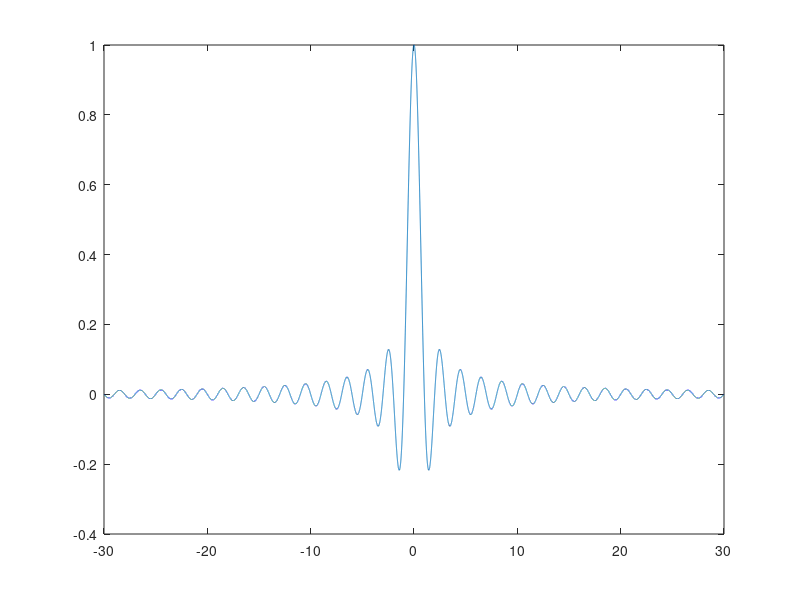
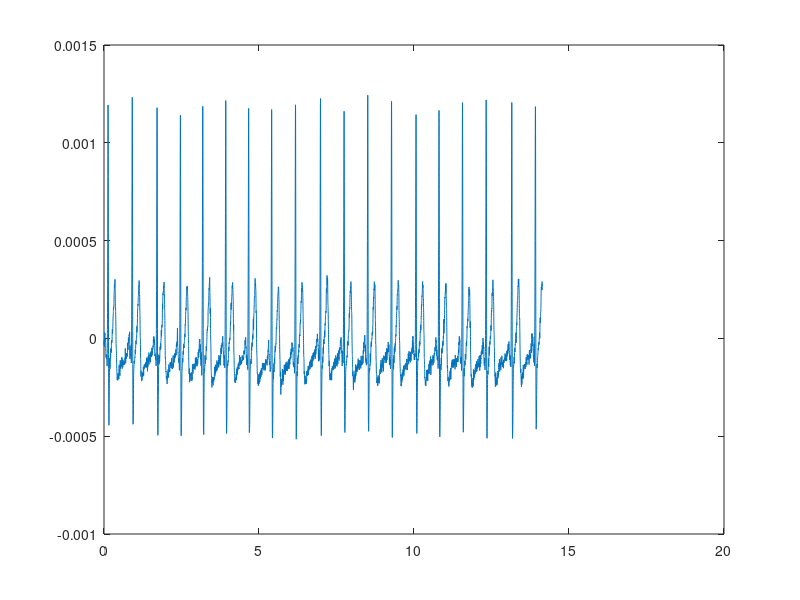

These figures' MATLAB source, in order:
% % Pset #3 2025
% 
% We first want to create a sample signal (we’ll use a sinc function for this) and then find all of the positive and negative portions as well as the zero crossings. 
% • Declare a time vector from -30 to 30, with increments of 0.001
% • Plot a sinc function using this time vector, in black (not to be confused with a sin
% function)
t = -30:0.001:30;
y = sinc(t);
figure
plot(t,y)
% • Plot the derivative of this function in black (remember to include proper titles, axis
% labels, etc) on a second figure

% • On a third figure:
% h)	o Plot the positive portions of this derivative with green points
% i)	o Plot the negative portions of this derivative with red points
% j)	o Mark the zero-crossing points of the derivative with yellow squares
% k)	▪ Hint: Look up the function sign() in the MATLAB documentation online
% l)	• Now use the data from the derivative to plot the original sinc function. In one figure:
% m)	o Plot the portions of the original function where its derivative is positive
% n)	with green points
% o)	o Plot the portions of the original function where its derivative is negative
% p)	with red points
% q)	o Mark the peaks and troughs of the original function with yellow squares


%%
ecg = load('ECGdata.mat');
figure
plot(ecg.ptime, ecg.pdata)
